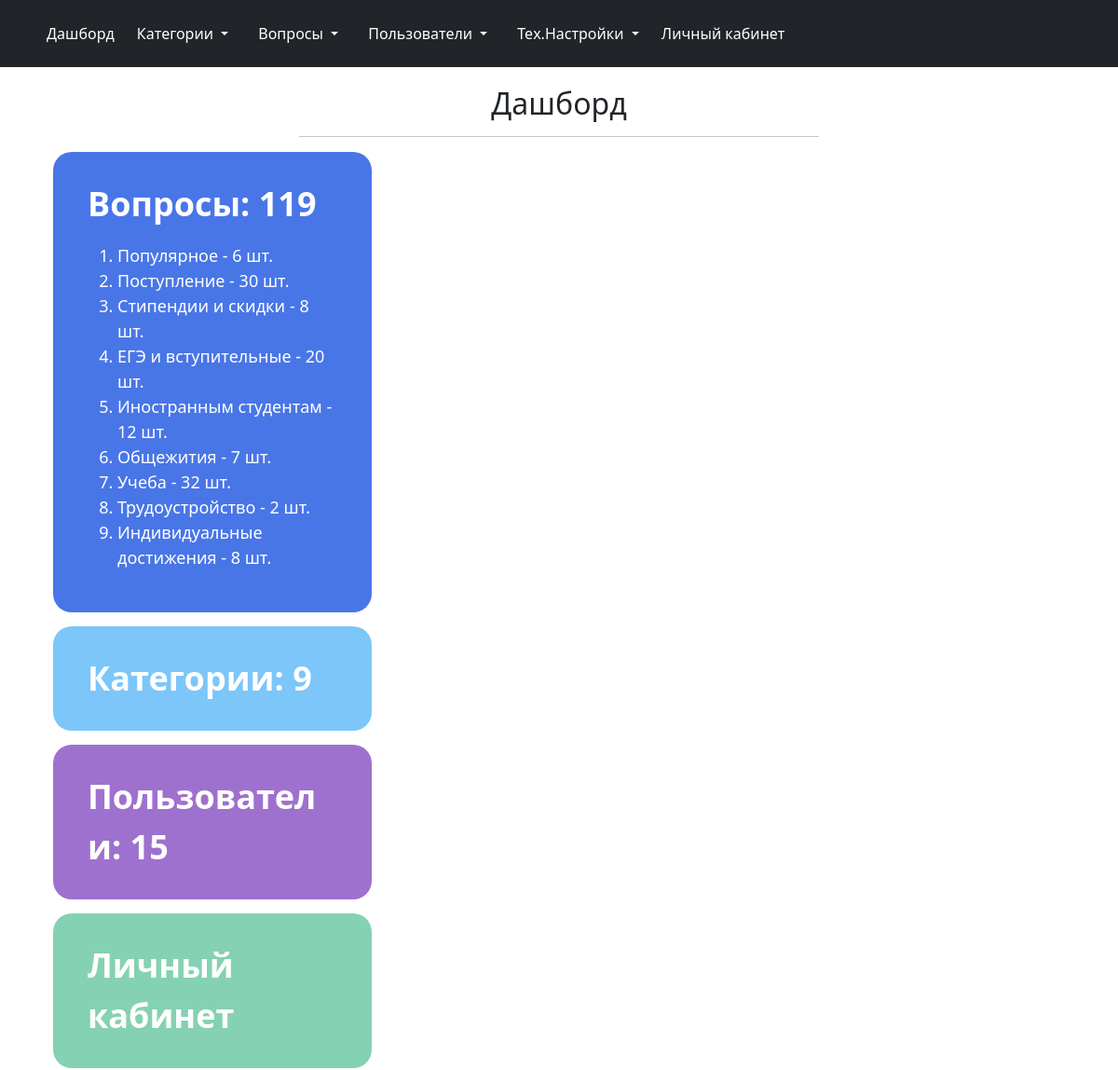
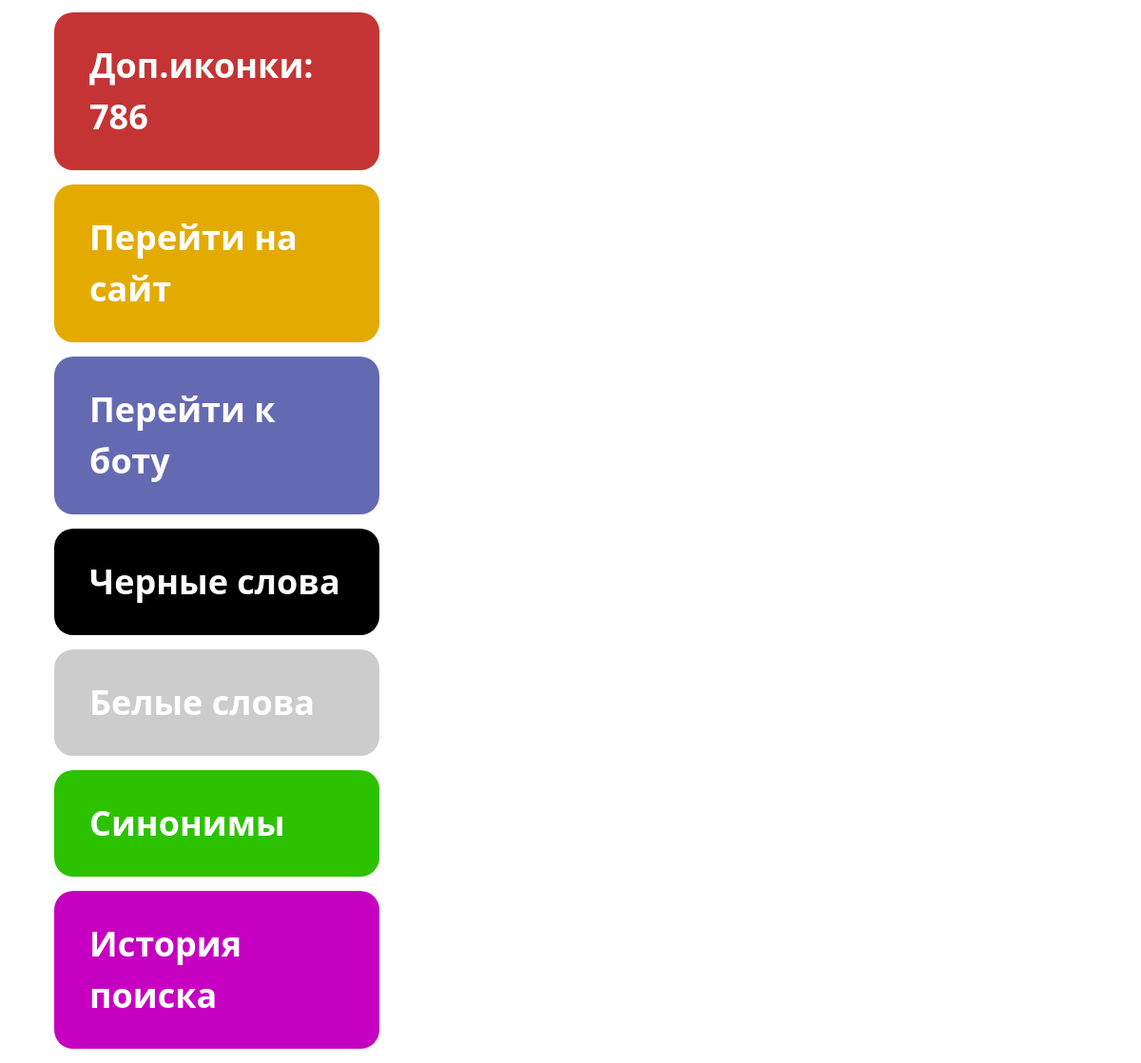
Page /admin/ (signed in) on the committed database (2 pictures, top to bottom).
### models.py (models this page shows, shortened)
class Categories(db.Model):
    id = db.Column(db.Integer, primary_key = True)
    name = db.Column(db.String(100), nullable=False)
    priority = db.Column(db.Integer, nullable=False)
    icon_name = db.Column(db.String(30))
    color = db.Column(db.String(7))

### admin/admin.py (the view)
@admin.route('/')
@login_required
def index():
    try:
        categories = Categories.query
        questions = Questions.query
        users_count = Users.query.count()
    except (NameError):
        return render_template("admin/error_page.html", message="Ошибка чтения из БД")
    categories_count = categories.count()
    questions_count = questions.count()
    categories_id_count = get_categories_id_count(categories_count, questions)
    categories_questions_count = []
    for category in categories:
        categories_questions_count += [(category, categories_id_count[category.id])]
    return render_template("admin/dashboard.html", categories_count=categories_count, users_count=users_count,
                           categories_questions_count=categories_questions_count, questions_count=questions_count,
                           bot_link=bot_link)

### admin/admin.py (called while the page is built)
@admin.before_request
def before_request():
    session.permanent = True
    if current_user.is_authenticated:
        if 'auth_token' not in session or format(session.get('auth_token')) != current_user.auth_token:
            logout_user()
            flash("Для продолжения авторизуйтесь", category='danger')
            return redirect(url_for('.ViewAccount:login'))
        if current_user.is_deactivated:
            logout_user()
            flash("Ваш аккаунт заблокирован. Для получения дополнительных сведений обратитесь к администратору",
                  category='danger')
            return redirect(url_for('.ViewAccount:login'))

### admin/functions.py (called while the page is built)
def get_categories_id_count(categories_count, questions):
    categories_id_count = {count: 0 for count in range(categories_count)}
    for question in questions:
        categories_id_count[question.cat_id] += 1
        if question.is_popular:
            categories_id_count[0] += 1
    return categories_id_count

### app.py (called while the page is built)
@login_manager.user_loader
def load_user(user_id):
    return Users.query.get(user_id)

### admin/templates/admin/dashboard.html (shortened to what this page needs)
{% extends 'admin/base.html' %}
{% import "admin/macros.html" as macros %}
{% block page_header %}
Дашборд
{% endblock %}
{% block styles %}
<link rel="stylesheet" href="{{ url_for('.static', filename='css/dashboard.css') }}">
{% endblock %}
{% block body %}
<section class="dashboard">
	<div class="dashboard_container">
		{% if current_user.right_qa %}
		<div class="block_item">
			<div class="block_item_container" onclick="window.location.href = '{{ url_for('.ViewQA:qa') }}';" style="background-color: #4976e7;">
					<div class="block_item_title">
						Вопросы: {{ questions_count }}
					</div>
					<ol class="block_item_qa_list">
						{% for category in categories_questions_count %}
						<li>
							{% if category[0].id == 0 %}
							<a href="{{ url_for('.ViewQA:qa', popular=True) }}">{{ category[0].name }} - {{ category[1] }} шт.</a>
							{% else %}
							<a href="{{ url_for('.ViewQA:qa', cat_id=category[0].id) }}">{{ category[0].name }} - {{ category[1] }} шт.</a>
							{% endif %}
						</li>
						{% endfor %}
					</ol>
			</div>
		</div>
		{% endif %}
		{% if current_user.right_category %}
		{{ macros.dashboard_item(title = 'Категории: ' + categories_count | string(),
				color = '#7cc6fa',
				link = 'window.location.href = "' + url_for('.ViewCategory:category') + '"'
			)
		}}
		{% endif %}
		{% if current_user.right_users %}
		{{ macros.dashboard_item(title = 'Пользователи: ' + users_count | string(),
				color = '#9e71ce',
				link = 'window.location.href = "' + url_for('.ViewUser:users') + '"'
			)
		}}
		{% endif %}
		{{ macros.dashboard_item(title = 'Личный кабинет',
				color = '#85d1b3',
				link = 'window.location.href = "' + url_for('.ViewAccount:account') + '"'
			)
		}}
		{% if current_user.right_category %}
		{{ macros.dashboard_item(title = 'Доп.иконки: 786',
				color = '#c43434',
				link = 'window.open("' + url_for('.ViewCategory:cheat_sheet_icons') + '")'
			)
		}}
		{% endif %}
		{{ macros.dashboard_item(title = 'Перейти на сайт',
				color = '#e3ab00',
				link = 'window.open("' + url_for('website.index') + '")'
			)
		}}
		{{ macros.dashboard_item(title = 'Перейти к боту',
				color = '#646ab2',
				link = 'window.open("' + bot_link + '")'
			)
		}}
		{% if current_user.right_exception_word %}
		{{ macros.dashboard_item(title = 'Черные слова',
				color = '#000',
				link = 'window.location.href = "' + url_for('.ViewTechSetting:black_words') + '"'
			)
		}}
		{% endif %}
		{% if current_user.right_exception_word %}
		{{ macros.dashboard_item(title = 'Белые слова',
				color = '#ccc',
				link = 'window.location.href = "' + url_for('.ViewTechSetting:white_words') + '"'
			)
		}}
		{% endif %}
		{% if current_user.right_synonym %}
		{{ macros.dashboard_item(title = 'Синонимы',
				color = '#2cc200',
				link = 'window.location.href = "' + url_for('.ViewTechSetting:synonyms') + '"'
			)
		}}
		{% endif %}
		{% if current_user.right_request %}
		{{ macros.dashboard_item(title = 'История поиска',
				color = '#c600c0',
				link = 'window.location.href = "' + url_for('.ViewRequest:requests') + '"'
			)
		}}
		{% endif %}
	</div>
</section>
{% endblock %}

### admin/static/css/dashboard.css (style rules this page uses)
.block_item { width: 33.3%; color: white; font-size: 18px; -moz-hyphens: auto; -webkit-hyphens: auto; -ms-hyphens: auto; word-wrap: break-word; }
.block_item_container { border-radius: 20px; padding: 24px 32px; margin: 15px; border: 5px solid #0000; cursor: pointer; }
.block_item_container>ol>li>a { color: white; text-decoration: none; }
.block_item_title { font-size: 36px; font-weight: 700; }
.block_item_qa_list { margin-top: 15px; }

### rows in the picture
Categories: name "Популярное", category "6"
Categories: name "Поступление", category "30"
Categories: name "Стипендии и скидки", category "8"
Categories: name "ЕГЭ и вступительные", category "20"
Categories: name "Иностранным студентам", category "12"
Categories: name "Общежития", category "7"
Categories: name "Учеба", category "32"
Categories: name "Трудоустройство", category "2"
Categories: name "Индивидуальные достижения", id "8"

### other values in the picture
{{ questions_count }} "119"
{{ title | safe }} "Категории: 9 Пользователи: 15 Личный кабинет Доп.иконки: 786 Перейти на сайт Перейти к боту Черные слова Белые слова Синонимы История поиска"
